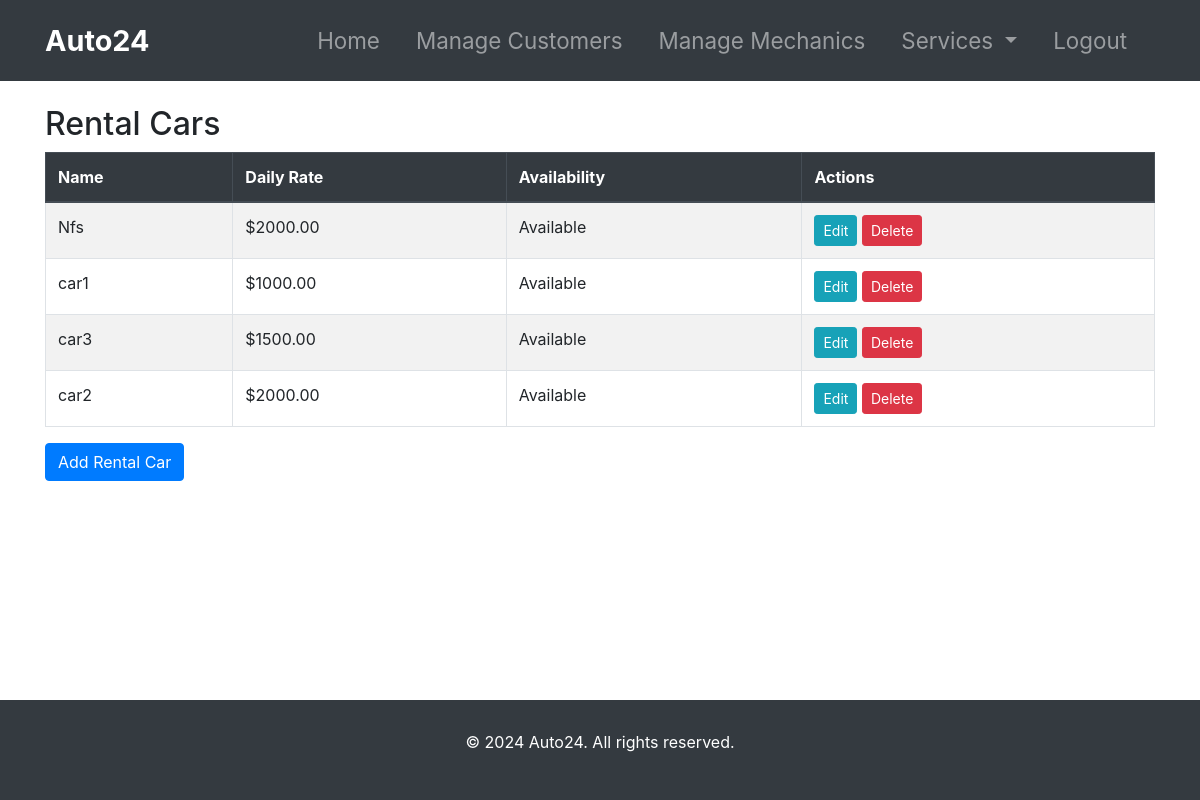
The page /adminpage/rental-cars/ on the database its author committed.
### admin_management/models.py (models this page shows, shortened)
class RentalCar(models.Model):
    name=models.CharField(max_length=100)
    description=models.TextField()
    image=models.ImageField(upload_to='rental_cars/')
    daily_rate=models.DecimalField(max_digits=10,decimal_places=2)
    availability=models.BooleanField(default=True)

### admin_management/views.py (the view)
# urls.py: path('adminpage/rental-cars/', views.rental_car_list, name='rental_car_list'),
def rental_car_list(request):
    rental_cars = RentalCar.objects.all()
    return render(request, 'adminpage/rental_cars/rental_car_list.html', {'rental_cars': rental_cars})

### templates/adminpage/rental_cars/rental_car_list.html (shortened to what this page needs)
{% extends 'adminpage/base.html' %}
{% block content %}
<div class="container mt-4">
    <h2>Rental Cars</h2>
    <div class="table-responsive">
        <table class="table table-striped table-bordered">
            <thead class="thead-dark">
                <tr>
                    <th>Name</th>
                    <th>Daily Rate</th>
                    <th>Availability</th>
                    <th>Actions</th>
                </tr>
            </thead>
            <tbody>
                {% for rental_car in rental_cars %}
                <tr>
                    <td>{{ rental_car.name }}</td>
                    <td>${{ rental_car.daily_rate }}</td>
                    <td>{% if rental_car.availability %} Available {% else %} Not Available {% endif %}</td>
                    <td>
                        <a href="{% url 'edit_rental_car' rental_car.pk %}" class="btn btn-sm btn-info">Edit</a>
                        <a href="{% url 'delete_rental_car' rental_car.pk %}" class="btn btn-sm btn-danger" onclick="return confirm('Are you sure you want to delete this rental car?')">Delete</a>
                    </td>
                </tr>
                {% empty %}
                <tr>
                    <td colspan="4">No rental cars found.</td>
                </tr>
                {% endfor %}
            </tbody>
        </table>
        <a href="{% url 'add_rental_car' %}" class="btn btn-primary mb-2">Add Rental Car</a>
    </div>
</div>
{% endblock %}

### templates/adminpage/base.html (style rules this page uses)
body { display: flex; flex-direction: column; min-height: 100vh; }

### rows shown on the page
RentalCar: name "Nfs", daily_rate "2000.00", availability "Available"
RentalCar: name "car1", daily_rate "1000.00", availability "Available"
RentalCar: name "car3", daily_rate "1500.00", availability "Available"
RentalCar: name "car2", daily_rate "2000.00", availability "Available"
